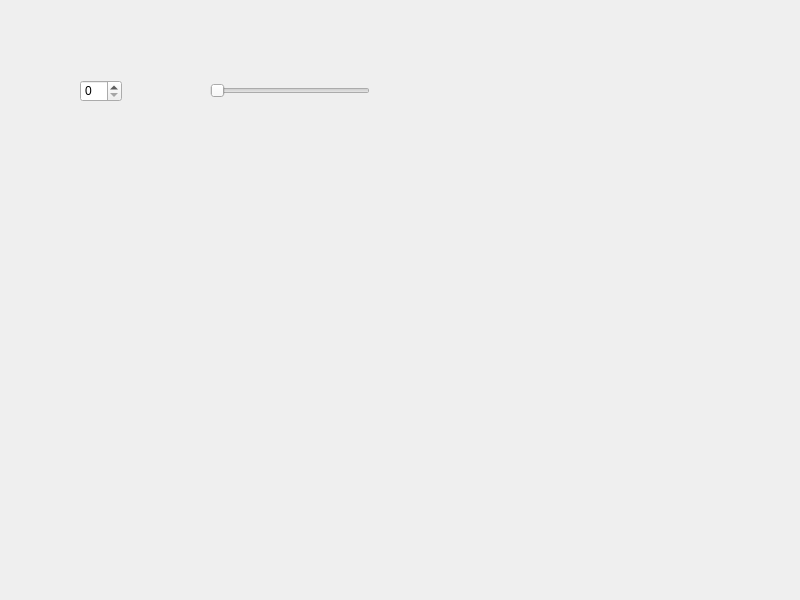
<?xml version="1.0" encoding="UTF-8"?>
<ui version="4.0">
 <class>Widget</class>
 <widget class="QWidget" name="Widget">
  <property name="geometry">
   <rect>
    <x>0</x>
    <y>0</y>
    <width>800</width>
    <height>600</height>
   </rect>
  </property>
  <property name="windowTitle">
   <string>Widget</string>
  </property>
  <widget class="QSpinBox" name="spinBox">
   <property name="geometry">
    <rect>
     <x>80</x>
     <y>80</y>
     <width>42</width>
     <height>22</height>
    </rect>
   </property>
  </widget>
  <widget class="QSlider" name="horizontalSlider">
   <property name="geometry">
    <rect>
     <x>210</x>
     <y>80</y>
     <width>160</width>
     <height>22</height>
    </rect>
   </property>
   <property name="orientation">
    <enum>Qt::Orientation::Horizontal</enum>
   </property>
  </widget>
 </widget>
 <resources/>
 <connections>
  <connection>
   <sender>spinBox</sender>
   <signal>valueChanged(int)</signal>
   <receiver>horizontalSlider</receiver>
   <slot>setValue(int)</slot>
   <hints>
    <hint type="sourcelabel">
     <x>105</x>
     <y>82</y>
    </hint>
    <hint type="destinationlabel">
     <x>227</x>
     <y>91</y>
    </hint>
   </hints>
  </connection>
  <connection>
   <sender>horizontalSlider</sender>
   <signal>sliderMoved(int)</signal>
   <receiver>spinBox</receiver>
   <slot>setValue(int)</slot>
   <hints>
    <hint type="sourcelabel">
     <x>275</x>
     <y>96</y>
    </hint>
    <hint type="destinationlabel">
     <x>119</x>
     <y>99</y>
    </hint>
   </hints>
  </connection>
 </connections>
</ui>
